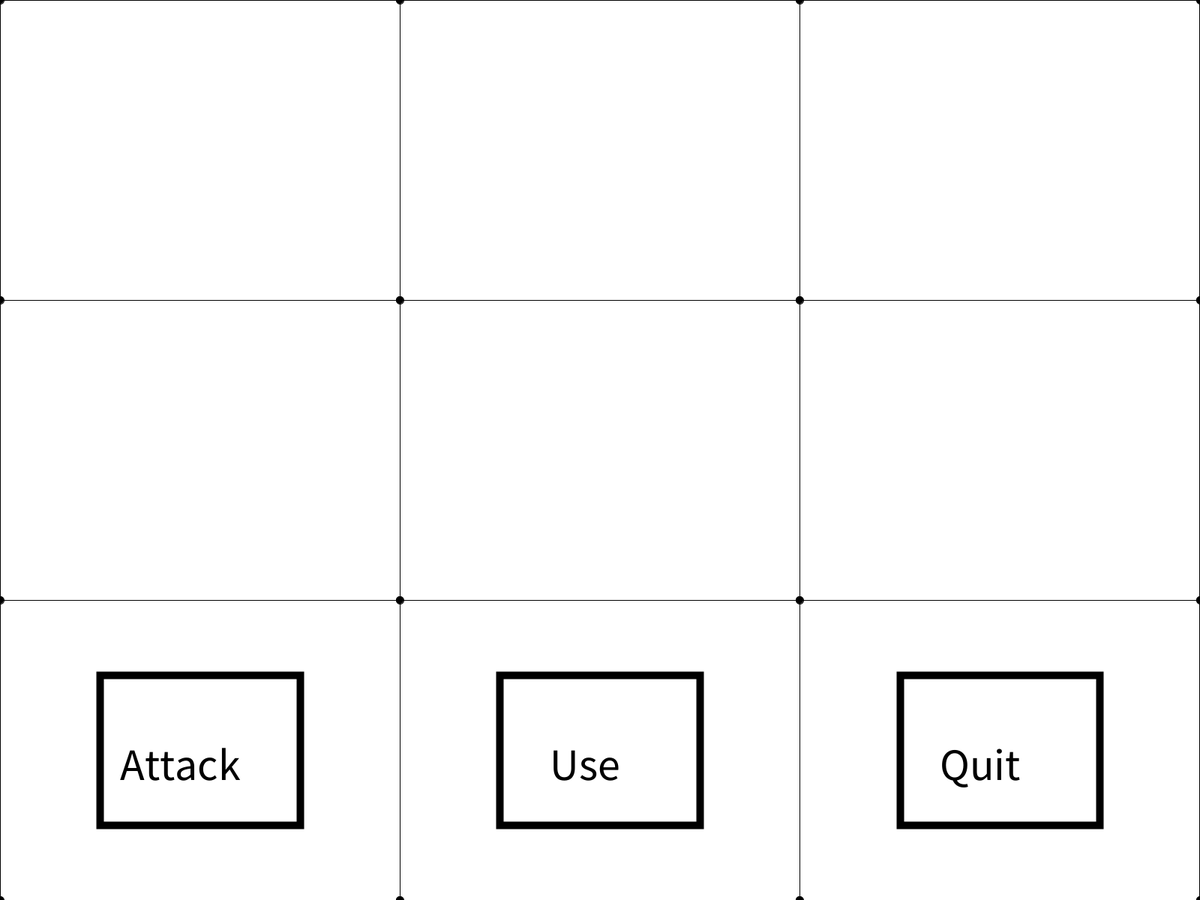
Frame 1 (no input)
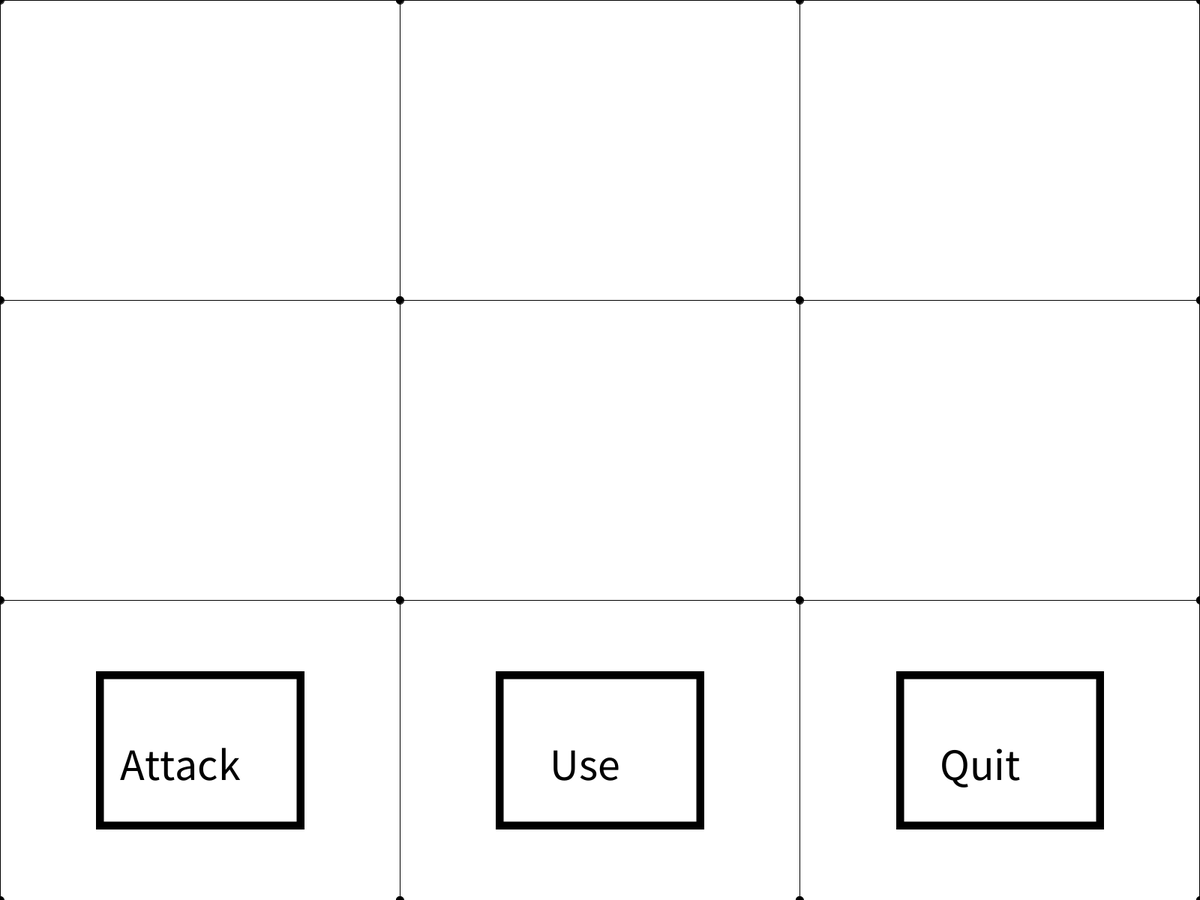
Frame 60 (the mouse pressed at the canvas centre just before this capture)
Frame 120 (the mouse held since frame 60 and released just before this capture): identical to frame 60, image omitted

The Processing sketch that drew these frames (run headless with seeded random() and noise(); from frame 60 on, the mouse is pressed at the canvas centre):

// Processing sketch: Pain
// ── Pain.pde
String attack="Attack", use="Use", quit="Quit";
void setup()
{
  fullScreen();
  frameRate(999999999);
  fill(#FFFFFF);
  rect(displayWidth*0/3, displayHeight*0/3, displayWidth*3/3, displayHeight*3/3);
  rect(displayWidth*0/3, displayHeight*0/3, displayWidth*1/3, displayHeight*1/3);
  rect(displayWidth*1/3, displayHeight*0/3, displayWidth*1/3, displayHeight*1/3);
  rect(displayWidth*2/3, displayHeight*0/3, displayWidth*1/3, displayHeight*1/3);
  rect(displayWidth*0/3, displayHeight*1/3, displayWidth*1/3, displayHeight*1/3);
  rect(displayWidth*0/3, displayHeight*2/3, displayWidth*1/3, displayHeight*1/3);
  rect(displayWidth*1/3, displayHeight*1/3, displayWidth*1/3, displayHeight*1/3);
  rect(displayWidth*1/3, displayHeight*2/3, displayWidth*1/3, displayHeight*1/3);
  rect(displayWidth*2/3, displayHeight*1/3, displayWidth*1/3, displayHeight*1/3);
  rect(displayWidth*2/3, displayHeight*2/3, displayWidth*1/3, displayHeight*1/3);
  fill(#000000);
  circle(displayWidth*0/3, displayHeight*0/3, 10);
  circle(displayWidth*1/3, displayHeight*0/3, 10);
  circle(displayWidth*2/3, displayHeight*0/3, 10);
  circle(displayWidth*3/3, displayHeight*0/3, 10);
  circle(displayWidth*0/3, displayHeight*1/3, 10);
  circle(displayWidth*1/3, displayHeight*1/3, 10);
  circle(displayWidth*2/3, displayHeight*1/3, 10);
  circle(displayWidth*3/3, displayHeight*1/3, 10);
  circle(displayWidth*0/3, displayHeight*2/3, 10);
  circle(displayWidth*1/3, displayHeight*2/3, 10);
  circle(displayWidth*2/3, displayHeight*2/3, 10);
  circle(displayWidth*3/3, displayHeight*2/3, 10);
  circle(displayWidth*0/3, displayHeight*3/3, 10);
  circle(displayWidth*1/3, displayHeight*3/3, 10);
  circle(displayWidth*2/3, displayHeight*3/3, 10);
  circle(displayWidth*3/3, displayHeight*3/3, 10);
};
void draw()
{
  strokeWeight(10);
  fill(#FFFFFF);
  stroke(#000000);
  rect(displayWidth*0.25/3, displayHeight*2.25/3, displayWidth*0.5/3, displayHeight*0.5/3);
  rect(displayWidth*1.25/3, displayHeight*2.25/3, displayWidth*0.5/3, displayHeight*0.5/3);
  rect(displayWidth*2.25/3, displayHeight*2.25/3, displayWidth*0.5/3, displayHeight*0.5/3);
  fill(#000000);
  textSize(60);
  text(attack, displayWidth*0.3/3, displayHeight*2.60/3);
  text(use, displayWidth*1.375/3, displayHeight*2.60/3);
  text(quit, displayWidth*2.35/3, displayHeight*2.60/3);
};
void mousePressed()
{ 
  if (mousePressed&&mouseX>=displayWidth*2.25/3&&mouseY>=displayHeight*2.25/3&&mouseX<=displayWidth*2.75/3&&mouseY<=displayHeight*2.75/3) {
    exit();
  }
};
void keyPressed()
{
};
